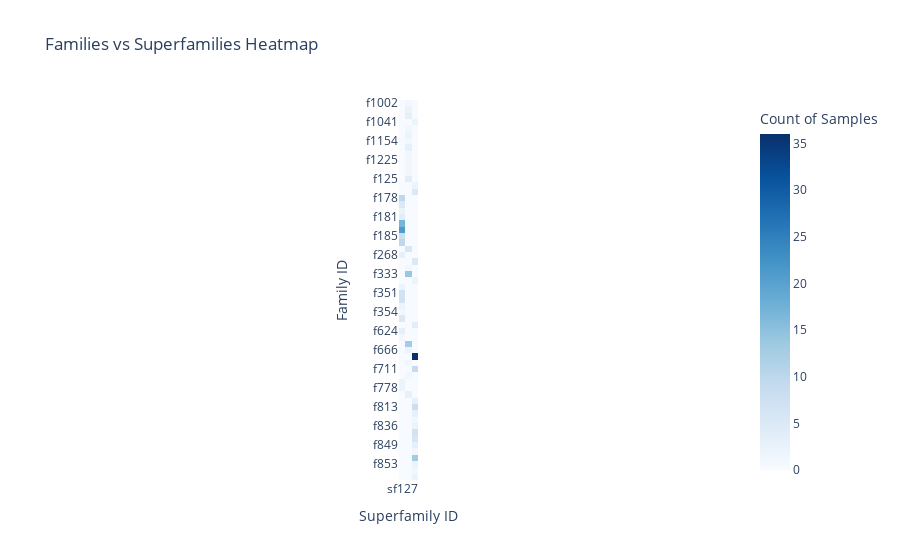

The notebook cell this image was saved under:
### Code cell
# Step 1: Count the number of unique families for each superfamily
superfamily_family_counts = df_final.groupby('superfamily_id')['family_id'].nunique()

# Step 2: Set a threshold (e.g., superfamilies with more than 1 unique family)
threshold = 17
superfamilies_with_diff_families = superfamily_family_counts[superfamily_family_counts > threshold]

# Step 3: Filter the original dataframe to include only superfamilies with multiple families
df_filtered = df_final[df_final['superfamily_id'].isin(superfamilies_with_diff_families.index)]

# Step 4: Create a pivot table (contingency table) with family_id and superfamily_id
pivot_table = pd.crosstab(df_filtered['family_id'], df_filtered['superfamily_id'])

# Step 5: Create a heatmap using plotly express (swapped axes)
fig = px.imshow(
    pivot_table,
    labels={'x': 'Superfamily ID', 'y': 'Family ID', 'color': 'Count of Samples'},
    color_continuous_scale='Blues',  # Color scale
    title="Families vs Superfamilies Heatmap"
)

# Show the plot
fig.show()

### Figure 1 — Plotly figure (JSON) as saved in the notebook; plotly's stock layout.template omitted (floating-point values rounded to 4 significant figures; data arrays with more than 128 entries replaced by an {"elided": "..."} marker saying what was removed)
{"data": [{"coloraxis": "coloraxis", "hovertemplate": "Superfamily ID: %{x}<br>Family ID: %{y}<br>Count of Samples: %{z}<extra></extra>", "name": "0", "type": "heatmap", "x": ["sf127", "sf15", "sf8"], "xaxis": "x", "y": ["f1002", "f1009", "f1032", "f1041", "f1141", "f1142", "f1154", "f1176", "f1201", "f1225", "f1231", "f1237", "f125", "f16", "f17", "f178", "f179", "f180", "f181", "f183", "f184", "f185", "f186", "f23", "f268", "f303", "f325", "f333", "f334", "f335", "f351", "f352", "f353", "f354", "f366", "f416", "f624", "f634", "f656", "f666", "f682", "f687", "f711", "f77", "f777", "f778", "f791", "f806", "f813", "f815", "f819", "f836", "f847", "f848", "f849", "f851", "f852", "f853", "f855", "f860"], "yaxis": "y", "z": {"elided": "60x3 int values"}}], "layout": {"coloraxis": {"colorbar": {"title": {"text": "Count of Samples"}}, "colorscale": [[0, "rgb(247,251,255)"], [0.125, "rgb(222,235,247)"], [0.25, "rgb(198,219,239)"], [0.375, "rgb(158,202,225)"], [0.5, "rgb(107,174,214)"], [0.625, "rgb(66,146,198)"], [0.75, "rgb(33,113,181)"], [0.875, "rgb(8,81,156)"], [1, "rgb(8,48,107)"]]}, "title": {"text": "Families vs Superfamilies Heatmap"}, "xaxis": {"anchor": "y", "constrain": "domain", "domain": [0, 1], "scaleanchor": "y", "title": {"text": "Superfamily ID"}}, "yaxis": {"anchor": "x", "autorange": "reversed", "constrain": "domain", "domain": [0, 1], "title": {"text": "Family ID"}}}}
